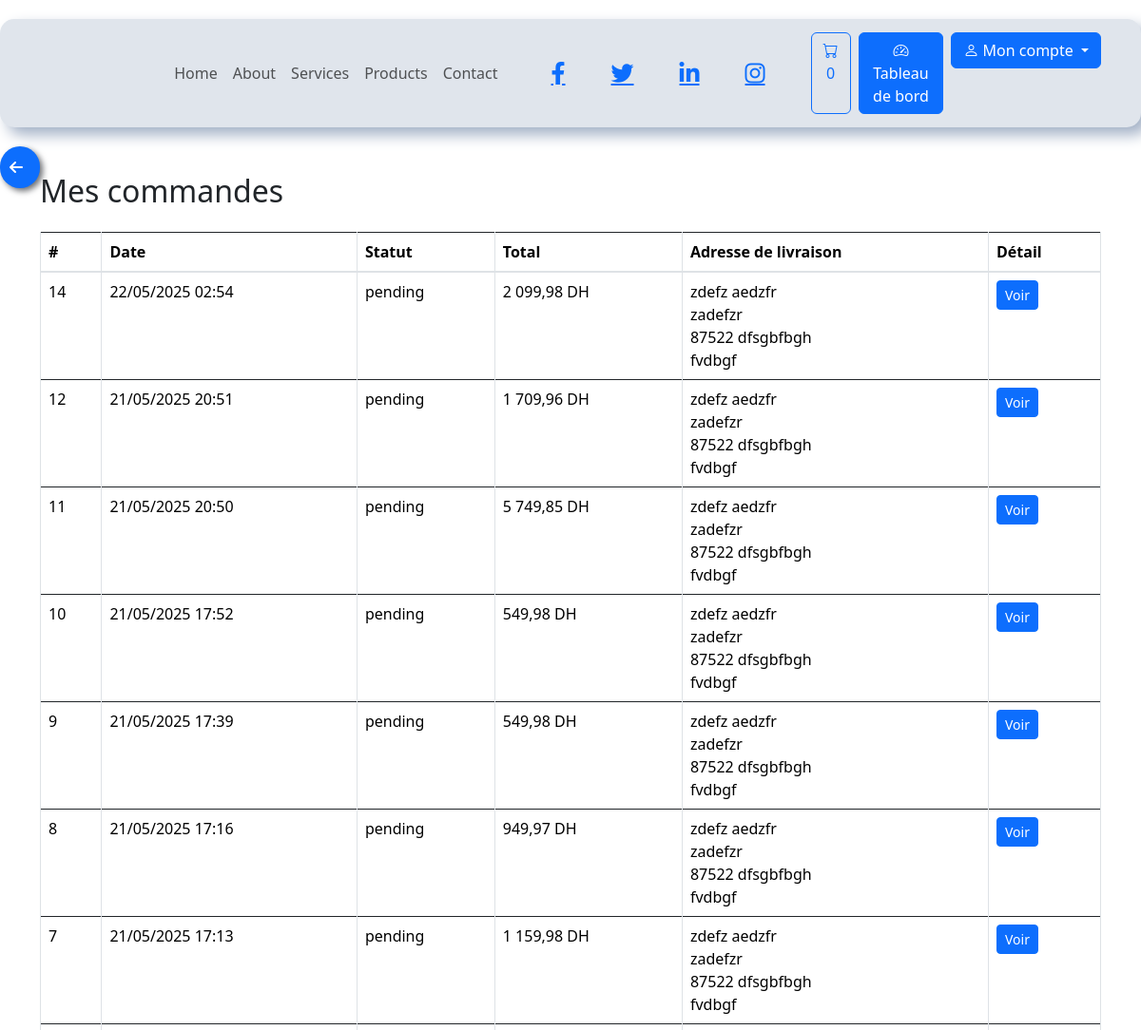
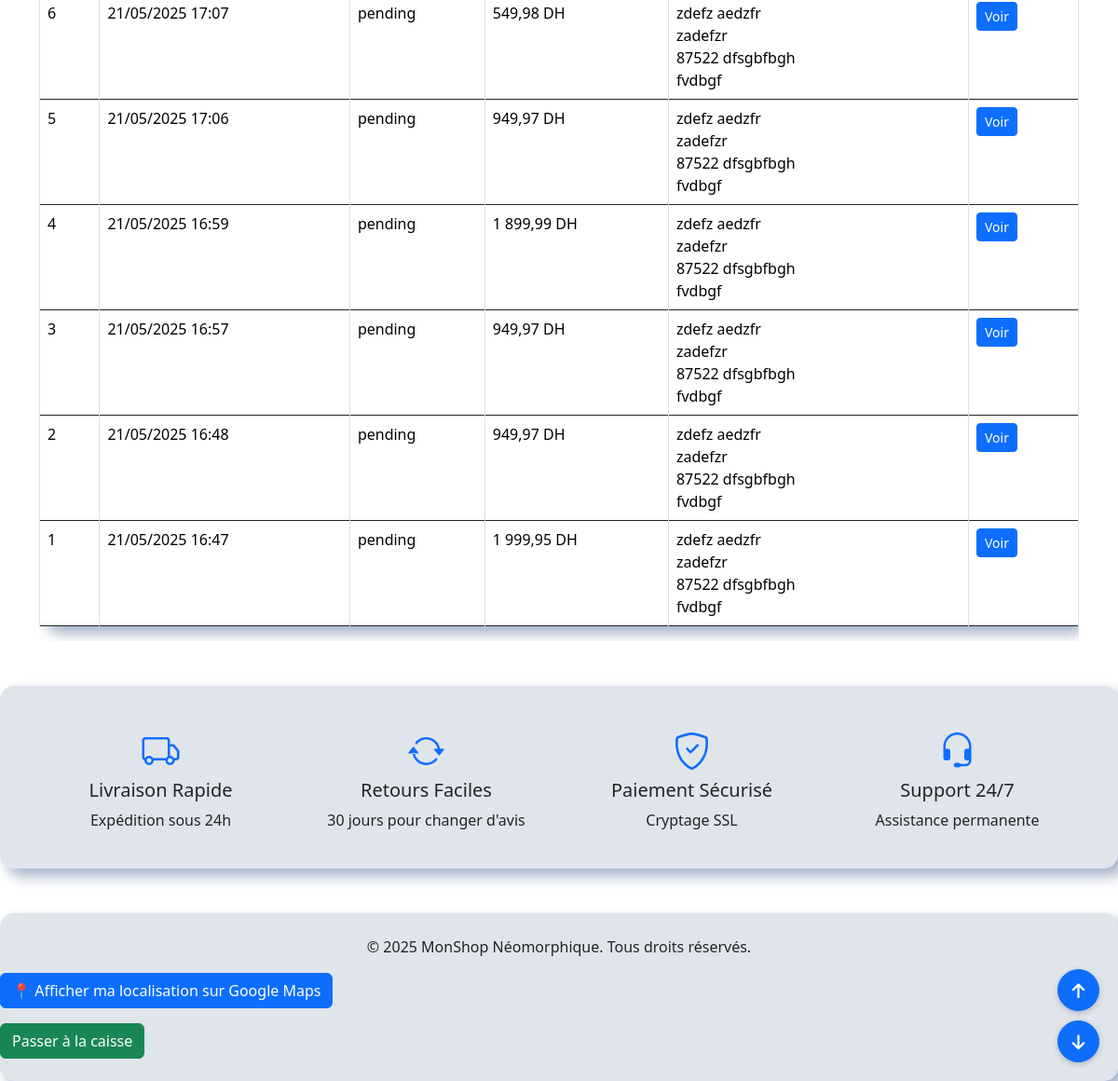
/projet/user/orders.php (signed in), run on the app's committed database (2 pictures, top to bottom).
### tables this page shows
CREATE TABLE IF NOT EXISTS `orders` (
  `id` int NOT NULL AUTO_INCREMENT,
  `user_id` int DEFAULT NULL,
  `order_number` varchar(20) NOT NULL,
  `status` enum('pending','processing','shipped','delivered','cancelled','refunded') DEFAULT 'pending',
  `subtotal` decimal(10,2) DEFAULT NULL,
  `discount` decimal(10,2) DEFAULT '0.00',
  `tax` decimal(10,2) DEFAULT '0.00',
  `shipping_cost` decimal(10,2) DEFAULT '0.00',
  `total` decimal(10,2) NOT NULL,
  `payment_method` varchar(50) NOT NULL,
  `payment_status` enum('pending','paid','failed','refunded') DEFAULT 'pending',
  `shipping_method` varchar(50) DEFAULT NULL,
  `tracking_number` varchar(100) DEFAULT NULL,
  `notes` mediumtext,
  `created_at` timestamp NULL DEFAULT CURRENT_TIMESTAMP,
  `updated_at` timestamp NULL DEFAULT CURRENT_TIMESTAMP ON UPDATE CURRENT_TIMESTAMP,
  `shipping_address` text NOT NULL,
  PRIMARY KEY (`id`),
  UNIQUE KEY `order_number` (`order_number`),
  KEY `idx_user` (`user_id`),
  KEY `idx_order_number` (`order_number`),
  KEY `idx_status` (`status`)
);

### projet/user/orders.php (the view, shortened to what this page needs)
<?php
require_once ROOT_PATH . '/includes/auth.php';
$userId = $_SESSION['user']['id'];
try {
    $stmt = $pdo->prepare("
        SELECT o.id, o.created_at, o.status, o.total, o.shipping_address
        FROM orders o
        WHERE o.user_id = ?
        ORDER BY o.created_at DESC
    ");
    $stmt->execute([$userId]);
    $orders = $stmt->fetchAll(PDO::FETCH_ASSOC);
} catch (PDOException $e) {
    $orders = [];
    error_log("Erreur lors du chargement des commandes : " . $e->getMessage());
}
require_once ROOT_PATH . '/includes/header.php';
?>
<div class="container my-5">
    <h2 class="mb-4">Mes commandes</h2>
    <?php if (empty($orders)): ?>
        <div class="alert alert-info">Vous n'avez pas encore passé de commande.</div>
    <?php else: ?>
        <div class="table-responsive">
            <table class="table table-bordered neumorphic">
                <thead>
                    <tr>
                        <th>#</th>
                        <th>Date</th>
                        <th>Statut</th>
                        <th>Total</th>
                        <th>Adresse de livraison</th>
                        <th>Détail</th>
                    </tr>
                </thead>
                <tbody>
                    <?php foreach ($orders as $order): ?>
                        <tr>
                            <td><?= htmlspecialchars($order['id']) ?></td>
                            <td><?= date('d/m/Y H:i', strtotime($order['created_at'])) ?></td>
                            <td><?= htmlspecialchars($order['status']) ?></td>
                            <td><?= number_format($order['total'], 2, ',', ' ') ?> DH</td>
                            <td>
                                <?php
                                $address = json_decode($order['shipping_address'], true);
                                if ($address) {
                                    echo htmlspecialchars($address['first_name'] . ' ' . $address['last_name']) . '<br>';
                                    echo htmlspecialchars($address['address1']) . '<br>';
                                    echo htmlspecialchars($address['zip_code']) . ' ' . htmlspecialchars($address['city']) . '<br>';
                                    echo htmlspecialchars($address['country']);
                                } else {
                                    echo 'Adresse non disponible';
                                }
                                ?>
                            </td>
                            <td>
                                <a href="/projet/user/order_details.php?id=<?= urlencode($order['id']) ?>" class="btn btn-sm btn-primary">
                                    Voir
                                </a>
                            </td>
                        </tr>
                    <?php endforeach; ?>
                </tbody>
            </table>
        </div>
    <?php endif; ?>
</div>
<?php require_once ROOT_PATH . '/includes/footer.php'; ?>

### projet/assets/css/neumorphic.css (style rules this page uses)
:root { --bg-color: #e0e5ec; --primary-color: #6c5ce7; --secondary-color: #a29bfe; --text-color: #2d3436; --shadow-light: #ffffff; --shadow-dark: #a3b1c6; --success-color: #00b894; --danger-color: #d63031; --warning-color: #fdcb6e; --info-color: #0984e3; }
body { background-color: var(--bg-color); color: var(--text-color); font-family: 'Segoe UI', Tahoma, Geneva, Verdana, sans-serif; line-height: 1.6; padding-top: 20px; }
.neumorphic { background: var(--bg-color); border-radius: 15px; box-shadow: 8px 8px 15px var(--shadow-dark), -8px -8px 15px var(--shadow-light); border: none; transition: all 0.3s ease; }
.btn { border-radius: 10px; padding: 10px 20px; transition: all 0.3s ease; }
.btn-primary { background-color: var(--primary-color); border-color: var(--primary-color); color: white; }

### data on the page
orders: id "14", created_at "22/05/2025 02:54", status "pending", total "2 099,98", shipping_address "zdefz aedzfr", shipping_address "zadefzr", shipping_address "87522", shipping_address "dfsgbfbgh", shipping_address "fvdbgf"
orders: id "12", created_at "21/05/2025 20:51", status "pending", total "1 709,96", shipping_address "zdefz aedzfr", shipping_address "zadefzr", shipping_address "87522", shipping_address "dfsgbfbgh", shipping_address "fvdbgf"
orders: id "11", created_at "21/05/2025 20:50", status "pending", total "5 749,85", shipping_address "zdefz aedzfr", shipping_address "zadefzr", shipping_address "87522", shipping_address "dfsgbfbgh", shipping_address "fvdbgf"
orders: id "10", created_at "21/05/2025 17:52", status "pending", total "549,98", shipping_address "zdefz aedzfr", shipping_address "zadefzr", shipping_address "87522", shipping_address "dfsgbfbgh", shipping_address "fvdbgf"
orders: id "9", created_at "21/05/2025 17:39", status "pending", total "549,98", shipping_address "zdefz aedzfr", shipping_address "zadefzr", shipping_address "87522", shipping_address "dfsgbfbgh", shipping_address "fvdbgf"
orders: id "8", created_at "21/05/2025 17:16", status "pending", total "949,97", shipping_address "zdefz aedzfr", shipping_address "zadefzr", shipping_address "87522", shipping_address "dfsgbfbgh", shipping_address "fvdbgf"
orders: id "7", created_at "21/05/2025 17:13", status "pending", total "1 159,98", shipping_address "zdefz aedzfr", shipping_address "zadefzr", shipping_address "87522", shipping_address "dfsgbfbgh", shipping_address "fvdbgf"
orders: id "6", created_at "21/05/2025 17:07", status "pending", total "549,98", shipping_address "zdefz aedzfr", shipping_address "zadefzr", shipping_address "87522", shipping_address "dfsgbfbgh", shipping_address "fvdbgf"
orders: id "5", created_at "21/05/2025 17:06", status "pending", total "949,97", shipping_address "zdefz aedzfr", shipping_address "zadefzr", shipping_address "87522", shipping_address "dfsgbfbgh", shipping_address "fvdbgf"
orders: id "4", created_at "21/05/2025 16:59", status "pending", total "1 899,99", shipping_address "zdefz aedzfr", shipping_address "zadefzr", shipping_address "87522", shipping_address "dfsgbfbgh", shipping_address "fvdbgf"
orders: id "3", created_at "21/05/2025 16:57", status "pending", total "949,97", shipping_address "zdefz aedzfr", shipping_address "zadefzr", shipping_address "87522", shipping_address "dfsgbfbgh", shipping_address "fvdbgf"
orders: id "2", created_at "21/05/2025 16:48", status "pending", total "949,97", shipping_address "zdefz aedzfr", shipping_address "zadefzr", shipping_address "87522", shipping_address "dfsgbfbgh", shipping_address "fvdbgf"
orders: id "1", created_at "21/05/2025 16:47", status "pending", total "1 999,95", shipping_address "zdefz aedzfr", shipping_address "zadefzr", shipping_address "87522", shipping_address "dfsgbfbgh", shipping_address "fvdbgf"

### other printed values
$_SESSION['cart_count'] "0"
SITE_NAME "MonShop Néomorphique"
